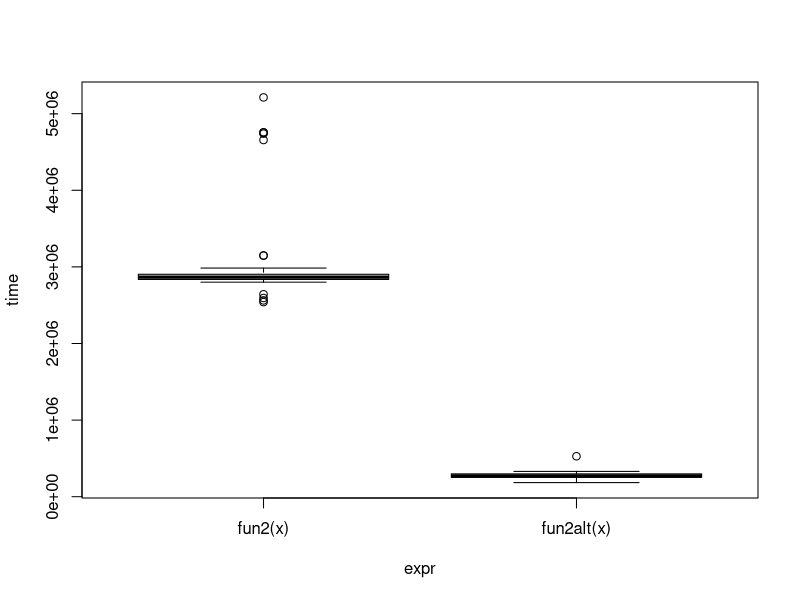
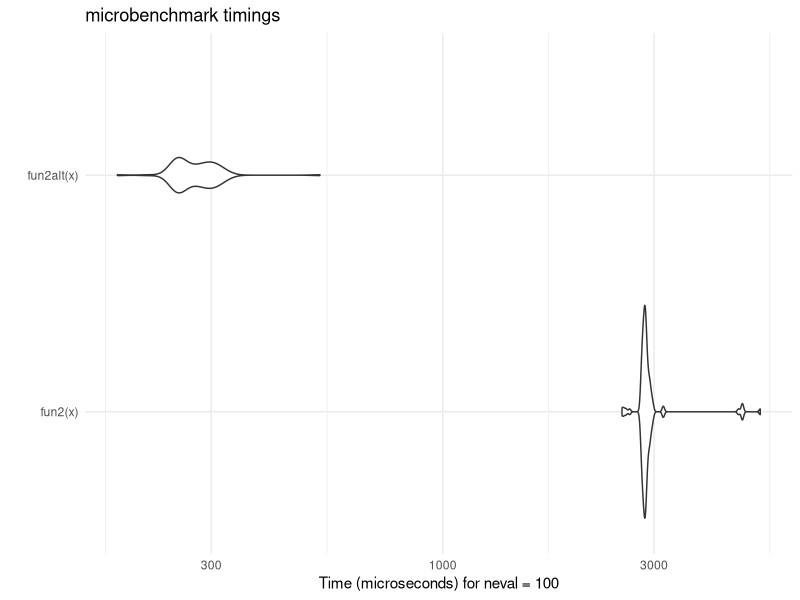

Here is the R script that generated these plots, in order: (Note: this script raises an error after producing the figures.)
## ---- chunk 1
library(parallel)
## ---- chunk 2
fun1 <- function(n = 100, k = 4, lambda = 4) {
  x <- NULL
  
  for (i in 1:n)
    x <- rbind(x, rpois(k, lambda))
  
  return(x)
}

fun1alt <- function(n = 100, k = 4, lambda = 4) {
  # YOUR CODE HERE
  matrix(rpois(n*k, lambda = lambda), ncol = k)
}

# Benchmarking
bench <- microbenchmark::microbenchmark(
  fun1(100),
  fun1alt(100),
  unit = "ns"
)
## ---- chunk 3
# Data Generating Process (10 x 10,000 matrix)
set.seed(1234)
x <- matrix(rnorm(1e4), nrow=10)

# Find each column's max value
fun2 <- function(x) {
  apply(x, 2, max)
}

fun2alt <- function(x) {
  # YOUR CODE HERE
  x[cbind(max.col(t(x)), 1:ncol(x))]
}

# Benchmarking
bench <- microbenchmark::microbenchmark(
  fun2(x),
  fun2alt(x),
  unit = "us"
)
## ---- chunk 4
plot(bench)
ggplot2::autoplot(bench) + ggplot2::theme_minimal()
## ---- chunk 5

my_boot <- function(dat, stat, R, ncpus = 1L) {
  
  # Getting the random indices
  n <- nrow(dat)
  idx <- matrix(sample.int(n, n*R, TRUE), nrow=n, ncol=R)
 
  # Making the cluster using `ncpus`
  # STEP 1: GOES HERE
  cl <- makePSOCKcluster(ncpus)
  
  # STEP 2: GOES HERE
 
  clusterExport(cl, varlist = c("idx", "dat", "stat"), envir = environment())

  # STEP 3: THIS FUNCTION NEEDS TO BE REPLACED WITH parLapply
  ans <- lapply(seq_len(R), function(i) {
    stat(dat[idx[,i], , drop=FALSE])
  })
  
  # Coercing the list into a matrix
  ans <- do.call(rbind, ans)
  
  # STEP 4: GOES HERE
  stopCluster(cl)
  ans
  
}
## ---- chunk 6
# Bootstrap of a linear regression model
my_stat <- function(d) coef(lm(y~x, data = d)) 

# DATA SIM
set.seed(1)
n <- 500 
R <- 1e4
x <- cbind(rnorm(n)) 
y <- x*5 + rnorm(n)

# Check if we get something similar as lm
ans0 <- confint(lm(y~x))
cat("OLS CI \n")
ans0

ans1 <- my_boot(dat = data.frame(x,y), my_stat, R=R, ncpus = 4)
qs <- c(0.025, 0.975)
cat("Bootstrap CI \n")
print(t(apply(ans1, 2, quantile, probs = qs)))
## ---- chunk 7
parallel::detectCores()
system.time(my_boot(dat = data.frame(x, y), my_stat, R=4000, ncpus = 1L))
system.time(my_boot(dat = data.frame(x, y), my_stat, R=4000, ncpus = 8L))
